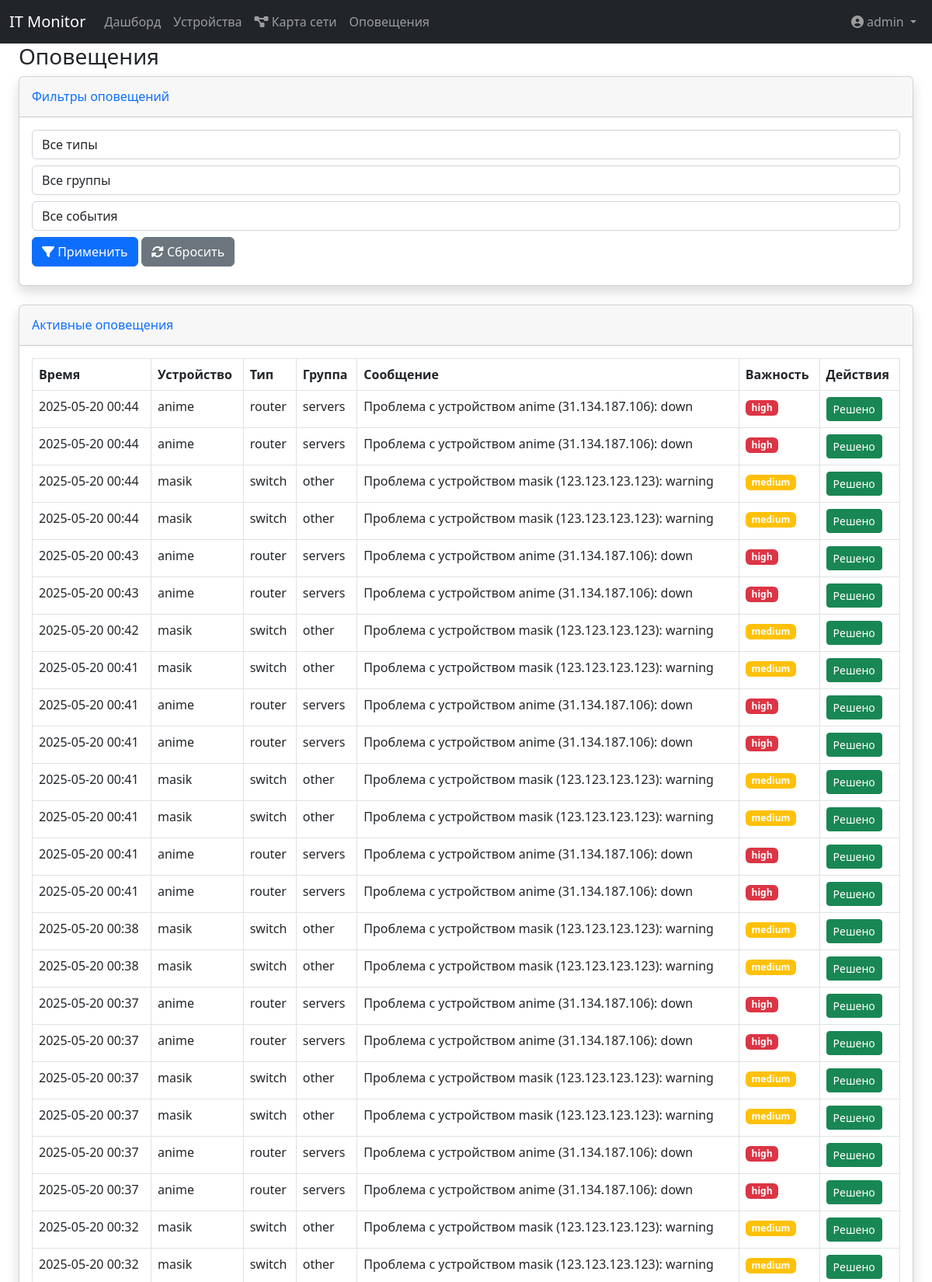
/alerts (signed in, upper part), run on the app's committed database.
### app.py (models this page shows, shortened)
class User(UserMixin, db.Model):
    __tablename__ = 'users'
    id = db.Column(db.Integer, primary_key=True)
    login = db.Column(db.String(50), unique=True, nullable=False)
    password_hash = db.Column('pass', db.String(100), nullable=False)  # Используем имя столбца из БД
    role = db.Column(db.String(20), nullable=False, default='user')

class Alert(db.Model):
    __tablename__ = 'alerts'
    id = db.Column(db.Integer, primary_key=True)
    device_id = db.Column(db.Integer, db.ForeignKey('devices.id'), nullable=False)
    message = db.Column(db.String(200), nullable=False)
    timestamp = db.Column(db.DateTime, default=datetime.utcnow)
    is_resolved = db.Column(db.Boolean, default=False)
    severity = db.Column(db.String(20))  # low, medium, high
    device = db.relationship('Device')

class Device(db.Model):
    __tablename__ = 'devices'
    id = db.Column(db.Integer, primary_key=True)
    name = db.Column(db.String(100), nullable=False)
    ip_address = db.Column(db.String(15), nullable=False)
    device_type = db.Column(db.Enum(DeviceType, values_callable=lambda x: [e.value for e in DeviceType]),
                            nullable=False,
                            default=DeviceType.OTHER)
    group = db.Column(db.String(50), nullable=False)
    check_interval = db.Column(db.Integer, default=60)  # Интервал проверки в секундах
    monitoring_methods = db.Column(db.String(200), default='ping')  # Методы мониторинга, хранятся как строка, разделенная запятыми.
    description = db.Column(db.String(200))
    created_at = db.Column(db.DateTime, default=datetime.utcnow)
    updated_at = db.Column(db.DateTime, default=datetime.utcnow, onupdate=datetime.utcnow)
    last_check = db.Column(db.DateTime)
    monitoring_results = db.relationship(
        'MonitoringResult',
        back_populates='device',
        lazy='dynamic',
        cascade='all, delete-orphan'
    )
    @property
    def last_check(self):
        last_result = self.monitoring_results.order_by(MonitoringResult.timestamp.desc()).first()
        return last_result.timestamp if last_result else None

### app.py (the view)
@app.route('/alerts')
@login_required
def alert_list():
    query = Alert.query.filter_by(is_resolved=False).join(Alert.device)
    device_type = request.args.get('device_type')
    if device_type:
        query = query.filter(Device.device_type == device_type)
    device_group = request.args.get('device_group')
    if device_group:
        query = query.filter(Device.group == device_group)
    event_type = request.args.get('event_type')
    if event_type == 'unavailable':
        query = query.filter(Alert.message.like('%недоступно%'))
    elif event_type == 'threshold':
        query = query.filter(Alert.message.like('%порог%'))
    alerts = query.order_by(Alert.timestamp.desc()).all()
    return render_template('alerts/list.html',
                           alerts=alerts,
                           DeviceType=DeviceType)  # Передаем DeviceType в шаблон

### app.py (called while the page is built)
@login_manager.user_loader
def load_user(user_id):
    return User.query.get(int(user_id))

@app.before_request
def check_admin_count():
    if request.path.startswith('/admin'):  # Проверяем путь вместо endpoint
        admins_count = User.query.filter_by(role='admin').count()
        if admins_count < 1:
            abort(403, description="В системе должен быть хотя бы один администратор")

### templates/alerts/list.html (shortened to what this page needs)
{% extends "base.html" %}
{% block content %}
<div class="container-fluid">
    <h1 class="h3 mb-2 text-gray-800">Оповещения</h1>
    <div class="card shadow mb-4">
        <div class="card-header py-3">
            <h6 class="m-0 font-weight-bold text-primary">Фильтры оповещений</h6>
        </div>
        <div class="card-body">
            <form method="get" class="form-inline">
                <div class="form-group mr-2 mb-2">
                    <select name="device_type" class="form-control">
                        <option value="">Все типы</option>
                    </select>
                </div>
                <div class="form-group mr-2 mb-2">
                    <select name="device_group" class="form-control">
                        <option value="">Все группы</option>
                    </select>
                </div>
                <div class="form-group mr-2 mb-2">
                    <select name="event_type" class="form-control">
                        <option value="">Все события</option>
                    </select>
                </div>
                <button type="submit" class="btn btn-primary mb-2">
                    <i class="fas fa-filter"></i> Применить
                </button>
                <a href="{{ url_for('alert_list') }}" class="btn btn-secondary mb-2 ml-2">
                    <i class="fas fa-sync-alt"></i> Сбросить
                </a>
            </form>
        </div>
    </div>
    <div class="card shadow mb-4">
        <div class="card-header py-3">
            <h6 class="m-0 font-weight-bold text-primary">Активные оповещения</h6>
        </div>
        <div class="card-body">
            <div class="table-responsive">
                <table class="table table-bordered">
                    <thead>
                        <tr>
                            <th>Время</th>
                            <th>Устройство</th>
                            <th>Тип</th>
                            <th>Группа</th>
                            <th>Сообщение</th>
                            <th>Важность</th>
                            <th>Действия</th>
                        </tr>
                    </thead>
                    <tbody>
                        {% for alert in alerts %}
                        <tr>
                            <td>{{ alert.timestamp.strftime('%Y-%m-%d %H:%M') }}</td>
                            <td>{{ alert.device.name }}</td>
                            <td>{{ alert.device.device_type.value }}</td>
                            <td>{{ alert.device.group }}</td>
                            <td>{{ alert.message }}</td>
                            <td>
                                <span class="badge bg-{{ 'danger' if alert.severity == 'high' else 'warning' }}">
                                    {{ alert.severity }}
                                </span>
                            </td>
                            <td>
                                <form method="POST" action="{{ url_for('resolve_alert', id=alert.id) }}" style="display: inline;">
                                    <button type="submit" class="btn btn-sm btn-success">Решено</button>
                                </form>
                            </td>
                        </tr>
                        {% else %}
                        <tr>
                            <td colspan="7" class="text-center">Нет активных оповещений</td>
                        </tr>
                        {% endfor %}
                    </tbody>
                </table>
            </div>
        </div>
    </div>
</div>
{% endblock %}

### templates/navbar.html (shortened to what this page needs)
<nav class="navbar navbar-expand-lg navbar-dark bg-dark">
    <div class="container-fluid">
        <a class="navbar-brand" href="/">IT Monitor</a>
        <div class="collapse navbar-collapse" id="navbarNav">
            <ul class="navbar-nav me-auto">
                <li class="nav-item">
                    <a class="nav-link" href="{{ url_for('dashboard') }}">Дашборд</a>
                </li>
                <li class="nav-item">
                    <a class="nav-link" href="{{ url_for('device_list') }}">Устройства</a>
                </li>
                <li class="nav-item">
                    <a class="nav-link" href="{{ url_for('network_map') }}">
                        <i class="fas fa-project-diagram"></i>
                        <span>Карта сети</span>
                    </a>
                </li>
                <li class="nav-item">
                    <a class="nav-link" href="{{ url_for('alert_list') }}">Оповещения</a>
                </li>
            </ul>
            <ul class="navbar-nav">
                <li class="nav-item dropdown">
                    <a class="nav-link dropdown-toggle" href="#" role="button" data-bs-toggle="dropdown">
                        <i class="fas fa-user-circle me-1"></i>{{ current_user.login }}
                    </a>
                </li>
            </ul>
        </div>
    </div>
</nav>

### data on the page
User: login "admin"
Alert: timestamp "2025-05-20 00:44", device.name "anime", device.device_type.value "router", device.group "servers", message "Проблема с устройством anime (31.134.187.106): down", severity "high"
Alert: timestamp "2025-05-20 00:44", device.name "anime", device.device_type.value "router", device.group "servers", message "Проблема с устройством anime (31.134.187.106): down", severity "high"
Alert: timestamp "2025-05-20 00:44", device.name "masik", device.device_type.value "switch", device.group "other", message "Проблема с устройством masik (123.123.123.123): warning", severity "medium"
Alert: timestamp "2025-05-20 00:44", device.name "masik", device.device_type.value "switch", device.group "other", message "Проблема с устройством masik (123.123.123.123): warning", severity "medium"
Alert: timestamp "2025-05-20 00:43", device.name "anime", device.device_type.value "router", device.group "servers", message "Проблема с устройством anime (31.134.187.106): down", severity "high"
Alert: timestamp "2025-05-20 00:43", device.name "anime", device.device_type.value "router", device.group "servers", message "Проблема с устройством anime (31.134.187.106): down", severity "high"
Alert: timestamp "2025-05-20 00:42", device.name "masik", device.device_type.value "switch", device.group "other", message "Проблема с устройством masik (123.123.123.123): warning", severity "medium"
Alert: timestamp "2025-05-20 00:41", device.name "masik", device.device_type.value "switch", device.group "other", message "Проблема с устройством masik (123.123.123.123): warning", severity "medium"
Alert: timestamp "2025-05-20 00:41", device.name "anime", device.device_type.value "router", device.group "servers", message "Проблема с устройством anime (31.134.187.106): down", severity "high"
Alert: timestamp "2025-05-20 00:41", device.name "anime", device.device_type.value "router", device.group "servers", message "Проблема с устройством anime (31.134.187.106): down", severity "high"
Alert: timestamp "2025-05-20 00:41", device.name "masik", device.device_type.value "switch", device.group "other", message "Проблема с устройством masik (123.123.123.123): warning", severity "medium"
Alert: timestamp "2025-05-20 00:41", device.name "masik", device.device_type.value "switch", device.group "other", message "Проблема с устройством masik (123.123.123.123): warning", severity "medium"
Alert: timestamp "2025-05-20 00:41", device.name "anime", device.device_type.value "router", device.group "servers", message "Проблема с устройством anime (31.134.187.106): down", severity "high"
Alert: timestamp "2025-05-20 00:41", device.name "anime", device.device_type.value "router", device.group "servers", message "Проблема с устройством anime (31.134.187.106): down", severity "high"
Alert: timestamp "2025-05-20 00:38", device.name "masik", device.device_type.value "switch", device.group "other", message "Проблема с устройством masik (123.123.123.123): warning", severity "medium"
Alert: timestamp "2025-05-20 00:38", device.name "masik", device.device_type.value "switch", device.group "other", message "Проблема с устройством masik (123.123.123.123): warning", severity "medium"
Alert: timestamp "2025-05-20 00:37", device.name "anime", device.device_type.value "router", device.group "servers", message "Проблема с устройством anime (31.134.187.106): down", severity "high"
Alert: timestamp "2025-05-20 00:37", device.name "anime", device.device_type.value "router", device.group "servers", message "Проблема с устройством anime (31.134.187.106): down", severity "high"
Alert: timestamp "2025-05-20 00:37", device.name "masik", device.device_type.value "switch", device.group "other", message "Проблема с устройством masik (123.123.123.123): warning", severity "medium"
Alert: timestamp "2025-05-20 00:37", device.name "masik", device.device_type.value "switch", device.group "other", message "Проблема с устройством masik (123.123.123.123): warning", severity "medium"
Alert: timestamp "2025-05-20 00:37", device.name "anime", device.device_type.value "router", device.group "servers", message "Проблема с устройством anime (31.134.187.106): down", severity "high"
Alert: timestamp "2025-05-20 00:37", device.name "anime", device.device_type.value "router", device.group "servers", message "Проблема с устройством anime (31.134.187.106): down", severity "high"
Alert: timestamp "2025-05-20 00:32", device.name "masik", device.device_type.value "switch", device.group "other", message "Проблема с устройством masik (123.123.123.123): warning", severity "medium"
Alert: timestamp "2025-05-20 00:32", device.name "masik", device.device_type.value "switch", device.group "other", message "Проблема с устройством masik (123.123.123.123): warning", severity "medium"
